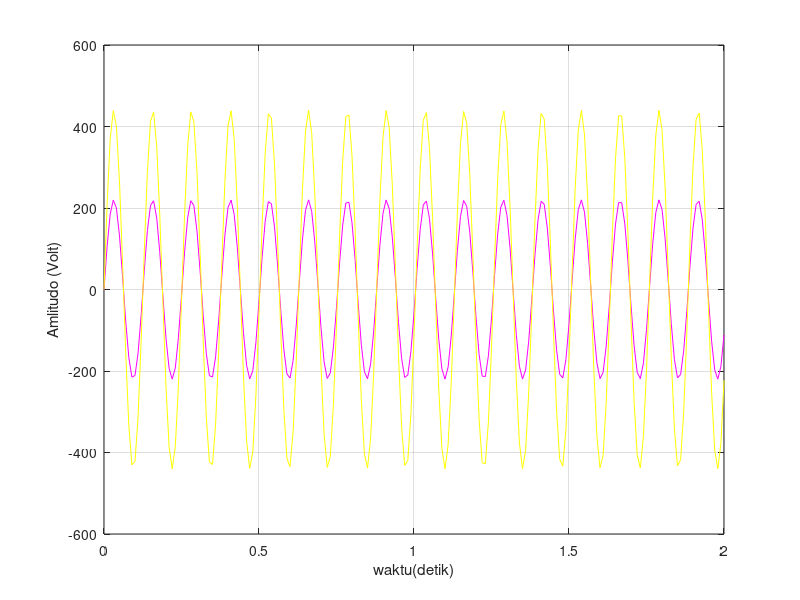

This figure's MATLAB source:
clear
st = 10e-3;
spp = 10;
A = 220;
f = 50;
t = 2;
n =0;
phase = 0;
bias = 0;
for k = 0:st:t
    n = n+1; 
    O(n) = A*sin(f*k+phase)+bias;
    wt(n) = k;
end
plot(wt,O)
xlabel('waktu(detik)')
ylabel('Amlitudo (Volt)')
grid on

clear
st = 10e-3;
spp = 10;
A = 220;
f = 50;
t = 2;
n =0;
G = 2;
phase = 0;
bias = 0;
for k = 0:st:t
    n = n+1;
    O(n) = A*sin(f*k+phase)+bias;
    O1(n) = G*O(n);
    wt(n) = k;
end
plot(wt,O,'m',wt,O1,'y')
xlabel('waktu(detik)')
ylabel('Amlitudo (Volt)')
grid on

